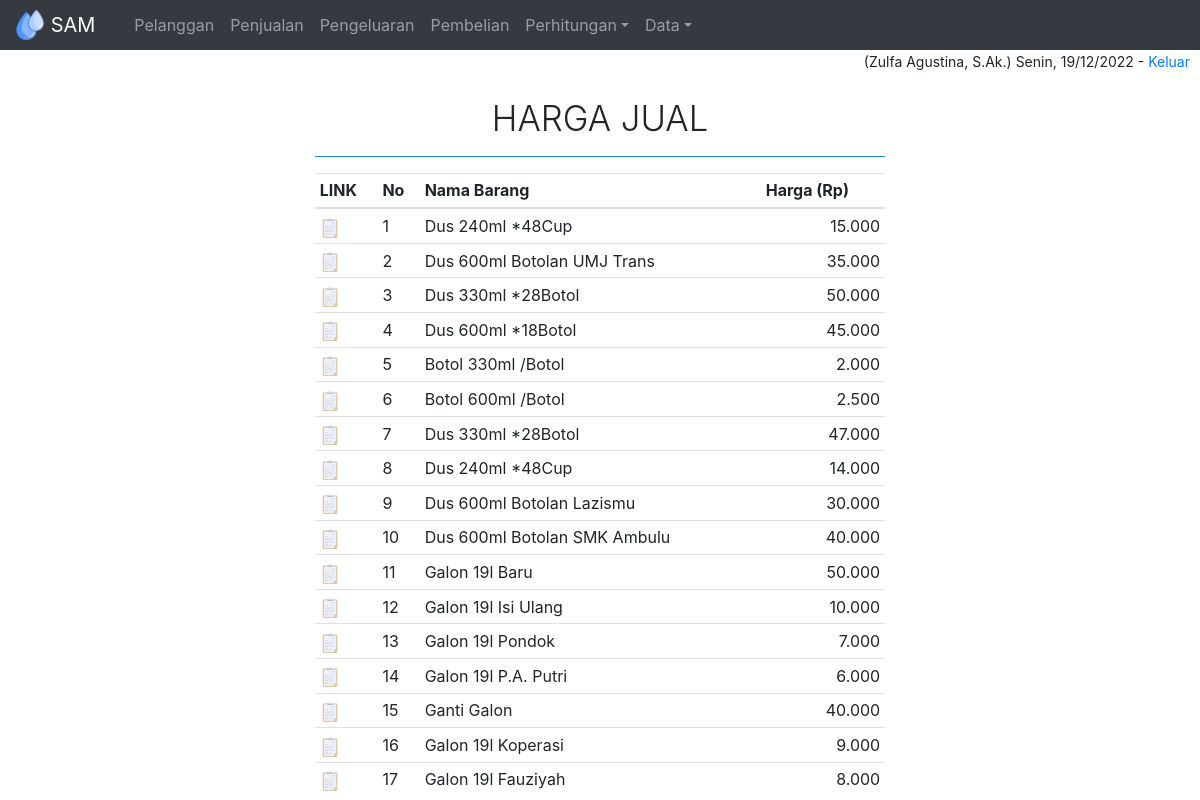
/php/hrg.php (signed in), run on the app's committed database.
### tables this page shows
CREATE TABLE IF NOT EXISTS `harga` (
  `no` int(5) NOT NULL,
  `idh` varchar(5) NOT NULL,
  `tipe` varchar(20) NOT NULL,
  `ket` varchar(20) NOT NULL,
  `harga` int(20) NOT NULL
);

### php/hrg.php (the view, shortened to what this page needs)
<?php
include 'head.php';
include 'navbar.php';
?>
<main role="main" class="container col-md-6">
<h4 class="display-4 text-center" style="font-size: 26pt">HARGA JUAL</h4>
<hr />
<center>
<table class="table table-sm table-hover">
  <thead>
    <tr>
      <th scope="col">LINK</th>
      <th scope="col">No</th>
      <th scope="col">Nama Barang</th>
      <th scope="col">Harga (Rp)</th>
    </tr>
  </thead>
  <tbody>
<?php
  $arraynomer = array();
  $query = mysql_query("SELECT *FROM harga ORDER BY idh") or die ('Error!!'.mysql_error());
  while ($row = mysql_fetch_array ($query)) {
    array_push($arraynomer, $row['no']);
  }
  for($i=0; $i<count($arraynomer); $i++){
    $query = mysql_query("SELECT *FROM harga WHERE no='$arraynomer[$i]'") or die ('Error!!'.mysql_error());
    $row = mysql_fetch_array ($query);
    extract($row);
    $no = $i+1;
    echo "
      <tr>
        <td><a href='hrge.php?idh=$idh'><img src='../img/doc.png' width='20'/></a></td>
        <td>".$no."</td>
        <td>".$tipe." ".$ket."</td>
        <td align='right'>".number_format($harga,0,",",".")."</td>
      </tr>
    ";
  }
?>
</tbody>
</table>
</center>
</main>
<?php
include 'foot.php';
?>

### css/sam.css (style rules this page uses)
html, body { height:100%; }
body { font-size: .875rem; }
hr { background-color: #2196f3; }

### data on the page
harga: no "1", tipe "Dus 240ml", ket "*48Cup", harga "15.000"
harga: no "2", tipe "Dus 600ml", ket "Botolan UMJ Trans", harga "35.000"
harga: no "3", tipe "Dus 330ml", ket "*28Botol", harga "50.000"
harga: no "4", tipe "Dus 600ml", ket "*18Botol", harga "45.000"
harga: no "5", tipe "Botol 330ml", ket "/Botol", harga "2.000"
harga: no "6", tipe "Botol 600ml", ket "/Botol", harga "2.500"
harga: no "7", tipe "Dus 330ml", ket "*28Botol", harga "47.000"
harga: no "8", tipe "Dus 240ml", ket "*48Cup", harga "14.000"
harga: no "9", tipe "Dus 600ml", ket "Botolan Lazismu", harga "30.000"
harga: no "10", tipe "Dus 600ml", ket "Botolan SMK Ambulu", harga "40.000"
harga: no "11", tipe "Galon 19l", ket "Baru", harga "50.000"
harga: no "12", tipe "Galon 19l", ket "Isi Ulang", harga "10.000"
harga: no "13", tipe "Galon 19l", ket "Pondok", harga "7.000"
harga: no "14", tipe "Galon 19l", ket "P.A. Putri", harga "6.000"
harga: no "15", tipe "Ganti Galon", harga "40.000"
harga: no "16", tipe "Galon 19l", ket "Koperasi", harga "9.000"
harga: no "17", tipe "Galon 19l", ket "Fauziyah", harga "8.000"

### other printed values
$_SESSION['nama'] "Zulfa Agustina, S.Ak."
$hari "Senin"
$txttgl "19/12/2022"
